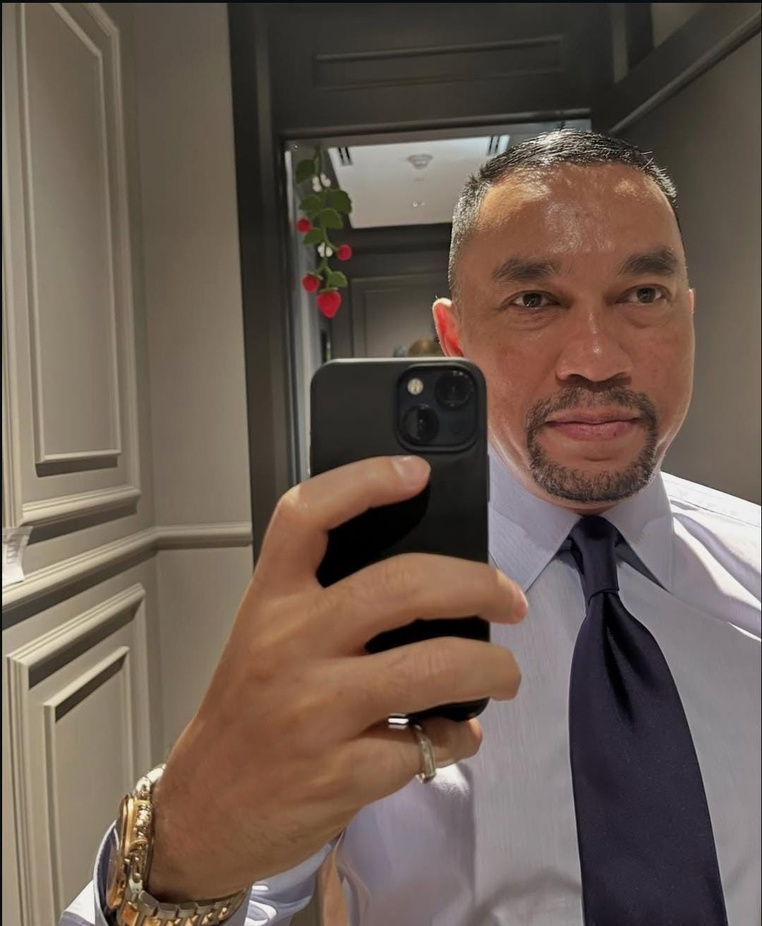
#> input picture roni.jpeg, 762 x 926 px, shrunk from 1080 x 1312 before the run
$ python flip.py
#> lines starting #> are read from the running program, lines starting #| are printed output that depends on the picture

import cv2
import matplotlib.pyplot as plt

# Membaca gambar
img = cv2.imread("roni.jpeg")
#> img is the input picture: shape (926, 762, 3); mean B, G, R 81.2, 91.7, 107.4
img = cv2.cvtColor(img, cv2.COLOR_BGR2RGB)

# Horizontal Flip
horizontal = cv2.flip(img, 1)
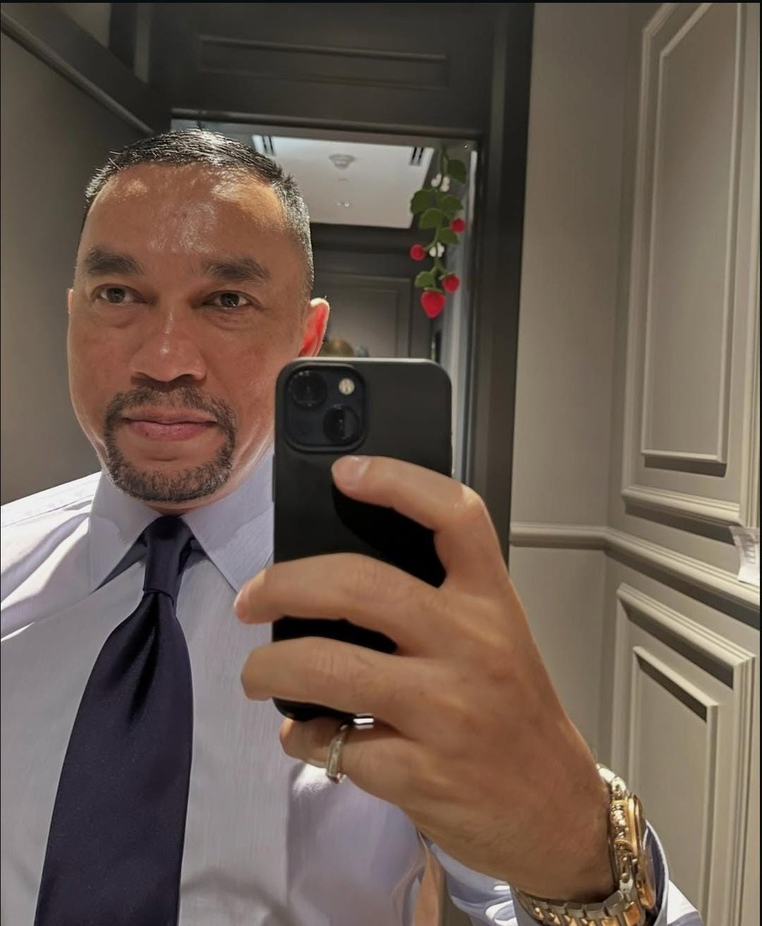
#> horizontal: shape (926, 762, 3); mean R, G, B 107.4, 91.7, 81.2

# Vertical Flip
vertical = cv2.flip(img, 0)
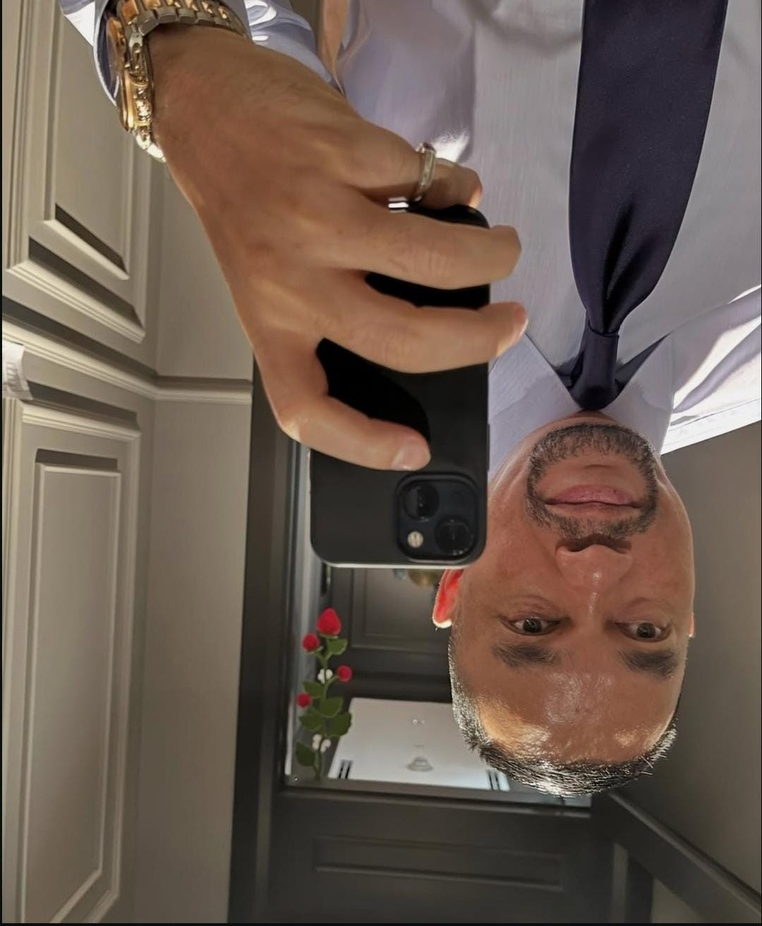
#> vertical: shape (926, 762, 3); mean R, G, B 107.4, 91.7, 81.2

# Menampilkan hasil
plt.figure(figsize=(15, 5))

plt.subplot(1, 3, 1)
plt.imshow(img)
plt.title("Citra Asli")
plt.axis("off")

plt.subplot(1, 3, 2)
plt.imshow(horizontal)
plt.title("Horizontal Flip")
plt.axis("off")

plt.subplot(1, 3, 3)
plt.imshow(vertical)
plt.title("Vertical Flip")
plt.axis("off")

plt.tight_layout()
plt.show()
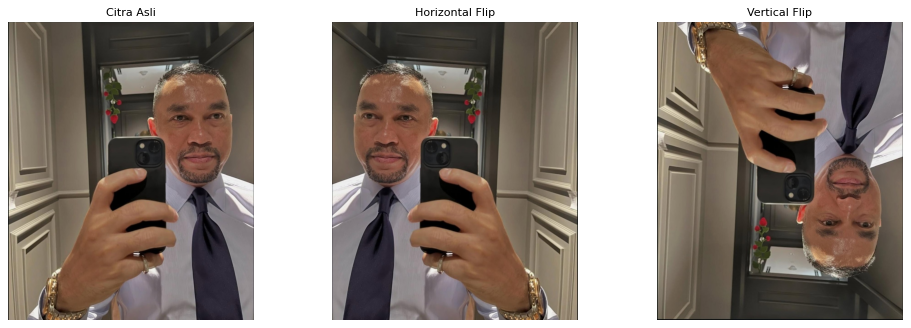
#> figure drawn by matplotlib, 3 panels

# Menyimpan hasil
cv2.imwrite(
    "horizontal_flip.jpg",
    cv2.cvtColor(horizontal, cv2.COLOR_RGB2BGR)
)

cv2.imwrite(
    "vertical_flip.jpg",
    cv2.cvtColor(vertical, cv2.COLOR_RGB2BGR)
)
